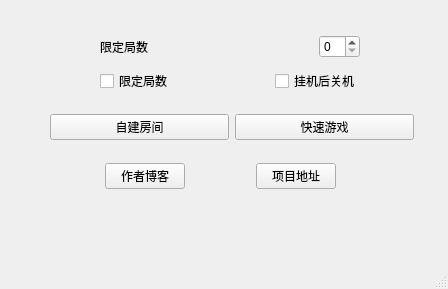
<?xml version="1.0" encoding="UTF-8"?>
<ui version="4.0">
 <class>mainWindow</class>
 <widget class="QMainWindow" name="mainWindow">
  <property name="geometry">
   <rect>
    <x>0</x>
    <y>0</y>
    <width>448</width>
    <height>289</height>
   </rect>
  </property>
  <property name="contextMenuPolicy">
   <enum>Qt::DefaultContextMenu</enum>
  </property>
  <property name="windowTitle">
   <string>MainWindow</string>
  </property>
  <widget class="QWidget" name="centralwidget">
   <widget class="QWidget" name="layoutWidget">
    <property name="geometry">
     <rect>
      <x>50</x>
      <y>110</y>
      <width>364</width>
      <height>34</height>
     </rect>
    </property>
    <layout class="QHBoxLayout" name="horizontalLayout">
     <item>
      <widget class="PushButton" name="roombuttom">
       <property name="minimumSize">
        <size>
         <width>140</width>
         <height>0</height>
        </size>
       </property>
       <property name="text">
        <string>自建房间</string>
       </property>
      </widget>
     </item>
     <item>
      <widget class="PrimaryPushButton" name="quickgamebutton">
       <property name="sizePolicy">
        <sizepolicy hsizetype="Minimum" vsizetype="Fixed">
         <horstretch>0</horstretch>
         <verstretch>0</verstretch>
        </sizepolicy>
       </property>
       <property name="minimumSize">
        <size>
         <width>140</width>
         <height>0</height>
        </size>
       </property>
       <property name="text">
        <string>快速游戏</string>
       </property>
      </widget>
     </item>
    </layout>
   </widget>
   <widget class="QWidget" name="layoutWidget">
    <property name="geometry">
     <rect>
      <x>100</x>
      <y>30</y>
      <width>260</width>
      <height>68</height>
     </rect>
    </property>
    <layout class="QVBoxLayout" name="verticalLayout">
     <item>
      <layout class="QHBoxLayout" name="horizontalLayout_3">
       <item>
        <widget class="BodyLabel" name="BodyLabel">
         <property name="text">
          <string>限定局数</string>
         </property>
        </widget>
       </item>
       <item>
        <spacer name="horizontalSpacer_2">
         <property name="orientation">
          <enum>Qt::Horizontal</enum>
         </property>
         <property name="sizeHint" stdset="0">
          <size>
           <width>58</width>
           <height>20</height>
          </size>
         </property>
        </spacer>
       </item>
       <item>
        <widget class="SpinBox" name="gameNumberInput"/>
       </item>
      </layout>
     </item>
     <item>
      <layout class="QHBoxLayout" name="horizontalLayout_2">
       <item>
        <widget class="CheckBox" name="ifNumber">
         <property name="text">
          <string>限定局数</string>
         </property>
        </widget>
       </item>
       <item>
        <spacer name="horizontalSpacer">
         <property name="orientation">
          <enum>Qt::Horizontal</enum>
         </property>
         <property name="sizeHint" stdset="0">
          <size>
           <width>40</width>
           <height>20</height>
          </size>
         </property>
        </spacer>
       </item>
       <item>
        <widget class="CheckBox" name="ifshutdown">
         <property name="minimumSize">
          <size>
           <width>29</width>
           <height>22</height>
          </size>
         </property>
         <property name="text">
          <string>挂机后关机</string>
         </property>
        </widget>
       </item>
      </layout>
     </item>
    </layout>
   </widget>
   <widget class="QWidget" name="">
    <property name="geometry">
     <rect>
      <x>40</x>
      <y>160</y>
      <width>361</width>
      <height>33</height>
     </rect>
    </property>
    <layout class="QHBoxLayout" name="horizontalLayout_4">
     <item>
      <widget class="HyperlinkButton" name="BlogLink">
       <property name="sizePolicy">
        <sizepolicy hsizetype="Maximum" vsizetype="Fixed">
         <horstretch>0</horstretch>
         <verstretch>0</verstretch>
        </sizepolicy>
       </property>
       <property name="text">
        <string>作者博客</string>
       </property>
       <property name="url">
        <url>
         <string>http://www.aprdec.top</string>
        </url>
       </property>
      </widget>
     </item>
     <item>
      <widget class="HyperlinkButton" name="Githublink">
       <property name="sizePolicy">
        <sizepolicy hsizetype="Maximum" vsizetype="Fixed">
         <horstretch>0</horstretch>
         <verstretch>0</verstretch>
        </sizepolicy>
       </property>
       <property name="text">
        <string>项目地址</string>
       </property>
      </widget>
     </item>
    </layout>
   </widget>
  </widget>
  <widget class="QMenuBar" name="menubar">
   <property name="geometry">
    <rect>
     <x>0</x>
     <y>0</y>
     <width>448</width>
     <height>26</height>
    </rect>
   </property>
  </widget>
  <widget class="QStatusBar" name="statusbar"/>
 </widget>
 <customwidgets>
  <customwidget>
   <class>CheckBox</class>
   <extends>QCheckBox</extends>
   <header>qfluentwidgets</header>
  </customwidget>
  <customwidget>
   <class>HyperlinkButton</class>
   <extends>PushButton</extends>
   <header>qfluentwidgets</header>
  </customwidget>
  <customwidget>
   <class>PushButton</class>
   <extends>QPushButton</extends>
   <header>qfluentwidgets</header>
  </customwidget>
  <customwidget>
   <class>PrimaryPushButton</class>
   <extends>PushButton</extends>
   <header>qfluentwidgets</header>
  </customwidget>
  <customwidget>
   <class>BodyLabel</class>
   <extends>QLabel</extends>
   <header>qfluentwidgets</header>
  </customwidget>
  <customwidget>
   <class>SpinBox</class>
   <extends>QSpinBox</extends>
   <header>qfluentwidgets</header>
  </customwidget>
 </customwidgets>
 <resources/>
 <connections>
  <connection>
   <sender>quickgamebutton</sender>
   <signal>clicked()</signal>
   <receiver>mainWindow</receiver>
   <slot>begiquick()</slot>
   <hints>
    <hint type="sourcelabel">
     <x>360</x>
     <y>154</y>
    </hint>
    <hint type="destinationlabel">
     <x>411</x>
     <y>181</y>
    </hint>
   </hints>
  </connection>
  <connection>
   <sender>roombuttom</sender>
   <signal>clicked()</signal>
   <receiver>mainWindow</receiver>
   <slot>beginroom()</slot>
   <hints>
    <hint type="sourcelabel">
     <x>177</x>
     <y>155</y>
    </hint>
    <hint type="destinationlabel">
     <x>212</x>
     <y>190</y>
    </hint>
   </hints>
  </connection>
 </connections>
 <slots>
  <slot>begiquick()</slot>
  <slot>beginroom()</slot>
 </slots>
</ui>
